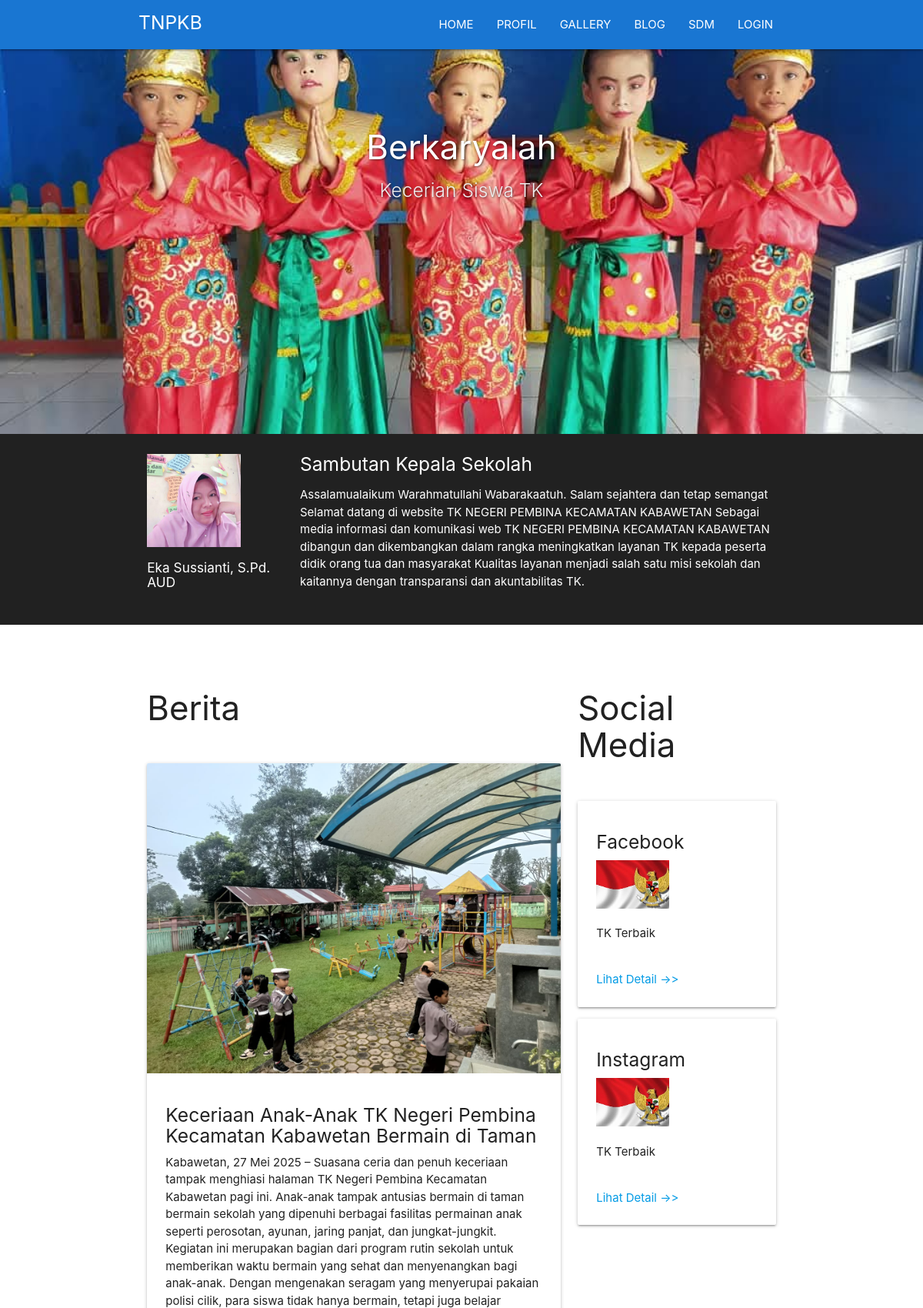
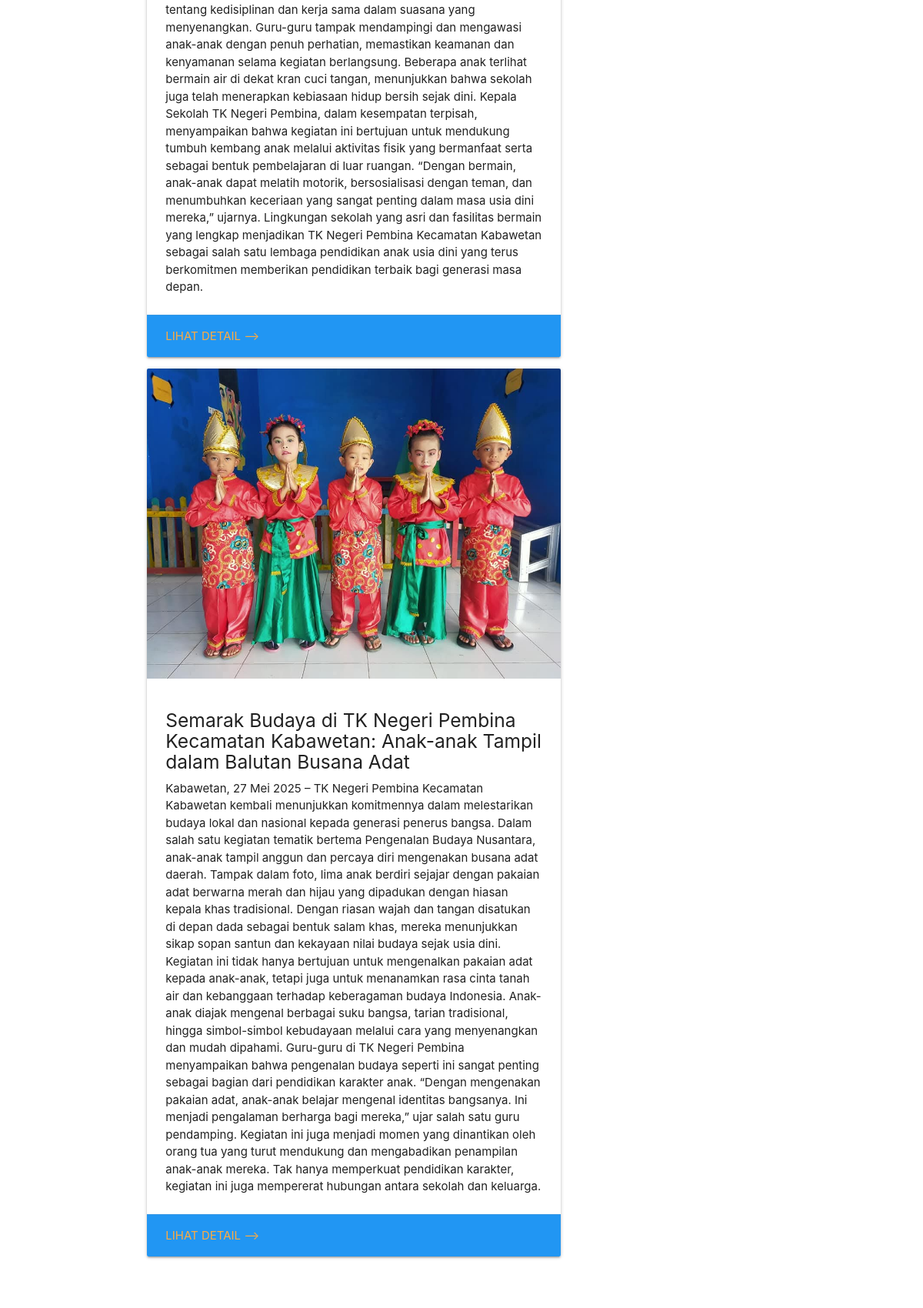
The page / (upper part) on the database its author committed (2 pictures, top to bottom).
### tables this page shows
CREATE TABLE `home` (
  `id` int(100) NOT NULL,
  `judul_slogan` varchar(200) NOT NULL,
  `isi_slogan` varchar(200) NOT NULL,
  `gambar_slogan` varchar(200) NOT NULL
);

CREATE TABLE `kepsek` (
  `id` int(11) NOT NULL,
  `nama` varchar(200) NOT NULL,
  `sambutan` varchar(500) NOT NULL,
  `foto_kepsek` varchar(200) NOT NULL
);

CREATE TABLE `berita` (
  `id` int(100) NOT NULL,
  `judul_berita` varchar(200) NOT NULL,
  `isi_berita` varchar(2000) NOT NULL,
  `gambar` varchar(200) NOT NULL
);

### index.php (the view, shortened to what this page needs)
<?php
  require "function/functions.php";
?>
<!DOCTYPE html>
<html>
  <head>
    <link type="text/css" rel="stylesheet" href="assets/css/materialize.min.css" media="screen,projection"/>
    <link rel="stylesheet" type="text/css" href="assets/css/style.css">
  </head>
  <body>
    <div class="navbar-fixed">
      <nav class="blue darken-2">
        <div class="container">
          <div class="nav-wrapper">
            <a href="#!" class="brand-logo"><h5>TNPKB</h5></a>
            <ul class="right hide-on-med-and-down">
              <li><a href="index.php">HOME</a></li>
              <li><a href="?page=profil">PROFIL</a></li>
              <li><a href="?page=galeri">GALLERY</a></li>
              <li><a href="?page=blog">BLOG</a></li>
              <li><a href="?page=sdm">SDM</a></li>
              <li><a href="login.php">LOGIN</a></li>
            </ul>
          </div>
        </div>
      </nav>
    </div>
    <div class="slider">
      <ul class="slides">
        <?php
          $query = mysqli_query($conn, "SELECT * FROM home");
          while ($data = mysqli_fetch_assoc($query)) {
        ?>
        <li>
          <img src="assets/img/slogan/<?php echo $data['gambar_slogan'] ?>" alt="Slogan">
          <div class="caption center-align">
            <h3><?= $data['judul_slogan'] ?></h3>
            <h5 class="light grey-text text-lighten-3"><?= $data['isi_slogan'] ?></h5>
          </div>
        </li>
        <?php } ?>
      </ul>
    </div>
    <?php
      @$page = $_GET['page'];
      @$aksi = $_GET['aksi'];
      if($page == "profil") {
        if ($aksi == "") {
          include "profil.php";
        }
      } else if($page == "") {
        include "home.php";
      } else if($page == "galeri") {
        if ($aksi == "") {
          include "galeri.php";
        }
      } else if($page == "blog") {
        if($aksi == "") {
          include "blog.php";
        }
      } else if($page == "sdm") {
        if($aksi == "") {
          include "sdm.php";
        }
      }
    ?>
  </body>
</html>

### home.php (shortened to what this page needs)
<!DOCTYPE html>
<html>
	<head>
	<link type="text/css" rel="stylesheet" href="css/materialize.min.css"  media="screen,projection"/>
	<link rel="stylesheet" type="text/css" href="css/style.css">
	</head>
<body >
	<?php
		$query = mysqli_query($conn, "select * from kepsek ");
		$data = mysqli_fetch_assoc($query);
	?>
	<section  id="about" class="aboutArea grey darken-4">
	<div class="container">
		<div class="row" >
			<div class="col m3 light">
				<img class="center" src="assets/img/kepalasekolah/<?php echo $data['foto_kepsek'] ?>" width="65%">
				<h6 class="white-text"><?=$data['nama'] ?></h6>
			</div>
				<h5 class="white-text">Sambutan Kepala Sekolah</h5>
				<p class="white-text"><?=$data['sambutan'] ?></p>
			</div>
		</div>
		</section><br/><br/>
		<section  id="berita" class="berita">
			<div class="container">
				<div class="row">
				<div class="col s12 m8">
				<h3>Berita</h3><br/>
					<?php
						$query = mysqli_query($conn, "select * from berita ");
						while ($data = mysqli_fetch_assoc($query)) {
					?>
			    <div class="card vertical">
			      <div class="card-image">
			        <img src="assets/img/berita/<?php echo $data['gambar'] ?>" width="30%">
			      </div>
			      <div class="card-stacked">
			        <div class="card-content">
			        	<h5><?=$data['judul_berita'] ?></h5>
			        	<p><?=$data['isi_berita'] ?></p>
			        </div>
			        <div class="card-action blue">
			          <a href="#" class="center blue" >Lihat Detail --></a>
					      </div>
					  </div>
					</div>
				<?php } ?>
				</div>
				<div class="col m4 s12">
				<h3>Social Media</h3><br/>
    				<div class="card-panel ">
				<h5>Facebook</h5>
				<img src="assets/img/images.jfif" width="95">
					<p>TK Terbaik</p><br/>
				<div class="card-action">
		          <a href="#">Lihat Detail ->></a>
		        </div>
				</div>
					<div class="card-panel ">
				<h5>Instagram</h5>
				<img src="assets/img/images.jfif" width="95">
					<p>TK Terbaik</p><br/>
				<div class="card-action">
		          <a href="#">Lihat Detail ->></a>
		        </div>
				</div>
			</div>
			</div>
		</div>
	</section>
    <section id="services" class="services">
    </section>
</body>
</html>

### assets/css/style.css (style rules this page uses)
.slider h3, .slider h5, .jumlahsiswa h3 { text-shadow: 1px 1px 3px rgba(0,0,0,0.5); }
section { padding: 10px 0; }

### index.php (style rules this page uses)
.slider { height: 80vh; max-height: 600px; overflow: hidden; position: relative; }
.slider .slides li { height: 100%; }
.slider .slides li img { width: 100%; height: 150%; object-fit: cover; object-position: center 100%; }

### rows shown on the page
home: judul_slogan "Berkaryalah", isi_slogan "Kecerian Siswa TK"
kepsek: foto_kepsek (picture), nama "Eka Sussianti, S.Pd. AUD", sambutan "Assalamualaikum Warahmatullahi Wabarakaatuh. Salam sejahtera dan tetap semangat Selamat datang di website TK NEGERI PEMBINA KECAMATAN KABAWETAN Sebagai media informasi dan komunikasi web TK NEGERI PEMBINA KECAMATAN KABAWETAN dibangun dan dikembangkan dalam rangka meningkatkan layanan TK kepada peserta didik orang tua dan masyarakat Kualitas layanan menjadi salah satu misi sekolah dan kaitannya dengan transparansi dan akuntabilitas TK."
berita: gambar (picture), judul_berita "Keceriaan Anak-Anak TK Negeri Pembina Kecamatan Kabawetan Bermain di Taman", isi_berita "Kabawetan, 27 Mei 2025 – Suasana ceria dan penuh keceriaan tampak menghiasi halaman TK Negeri Pembina Kecamatan Kabawetan pagi ini. Anak-anak tampak antusias bermain di taman bermain sekolah yang dipenuhi berbagai fasilitas permainan anak seperti perosotan, ayunan, jaring panjat, dan jungkat-jungkit. Kegiatan ini merupakan bagian dari program rutin sekolah untuk memberikan waktu bermain yang sehat dan menyenangkan bagi anak-anak. Dengan mengenakan seragam yang menyerupai pakaian polisi cilik, para siswa tidak hanya bermain, tetapi juga belajar tentang kedisiplinan dan kerja sama dalam suasana yang menyenangkan. Guru-guru tampak mendampingi dan mengawasi anak-anak dengan penuh perhatian,…"
berita: gambar (picture), judul_berita "Semarak Budaya di TK Negeri Pembina Kecamatan Kabawetan: Anak-anak Tampil dalam Balutan Busana Adat", isi_berita "Kabawetan, 27 Mei 2025 – TK Negeri Pembina Kecamatan Kabawetan kembali menunjukkan komitmennya dalam melestarikan budaya lokal dan nasional kepada generasi penerus bangsa. Dalam salah satu kegiatan tematik bertema Pengenalan Budaya Nusantara, anak-anak tampil anggun dan percaya diri mengenakan busana adat daerah. Tampak dalam foto, lima anak berdiri sejajar dengan pakaian adat berwarna merah dan hijau yang dipadukan dengan hiasan kepala khas tradisional. Dengan riasan wajah dan tangan disatukan di depan dada sebagai bentuk salam khas, mereka menunjukkan sikap sopan santun dan kekayaan nilai budaya sejak usia dini. Kegiatan ini tidak hanya bertujuan untuk mengenalkan pakaian adat kepada…"
